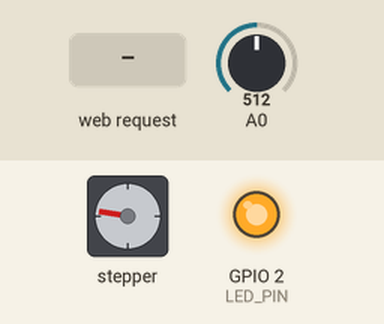
This sketch was run on a simulated ESP8266 (NodeMCU). Parts: stepper motor, output pins drawn as LEDs (lit = HIGH). The test bench sets the inputs (shaded band); at power-on: A0 = 512. Storage starts empty; stepper angles assume 200 steps per turn; what the sketch prints to the serial monitor is not drawn.

Above: at 1.3 s.
1.4 s: A0 set to 1023
At 2.6 s:
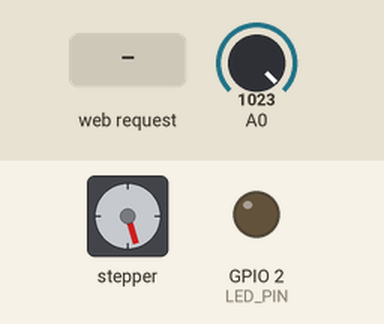
2.9 s: HTTP request GET /left received
At 3.05 s:
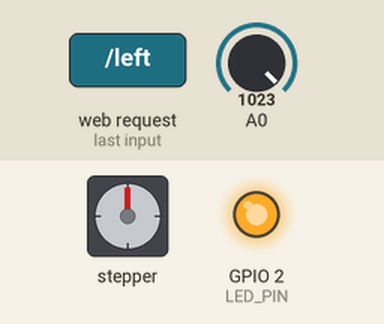
5.9 s: HTTP request GET /right received
At 6.3 s:
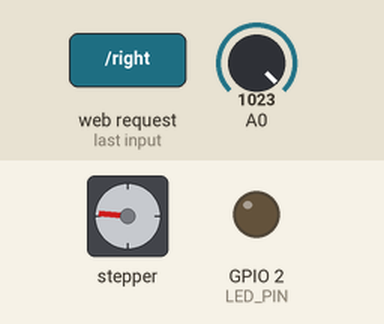
7.4 s: HTTP request GET /loop received
At 7.85 s:
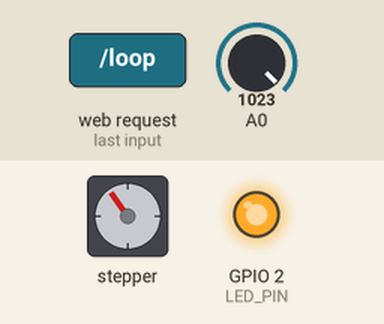
10.4 s: HTTP request GET / received
13.4 s: HTTP request GET /stop received
At 16.1 s:
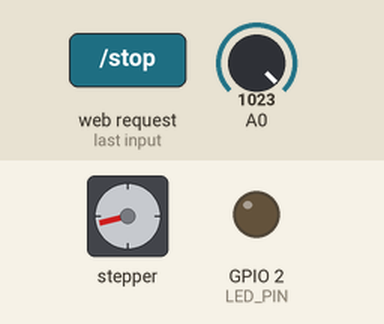
Timing chart, 0 to 17.4 s (numbered marks = the images above; inputs shaded):
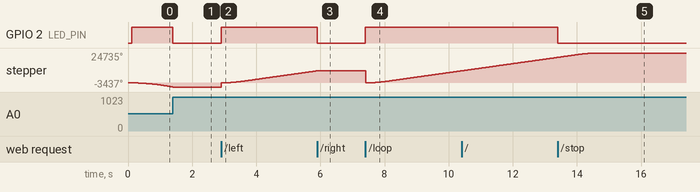

Measured:
- after the input at 1.4 s, GPIO 2 (LED_PIN): HIGH → LOW at once; stepper: stops changing and stays -3437°
- after the input at 2.9 s, GPIO 2 (LED_PIN): LOW → HIGH at once; stepper: keeps turning clockwise at about 4486°/s, starting at once
- after the input at 5.9 s, GPIO 2 (LED_PIN): HIGH → LOW at once
- after the input at 7.4 s, GPIO 2 (LED_PIN): LOW → HIGH at once; stepper: turns 9990° counter-clockwise in 0.00 s, then 9990° clockwise in 3.0 s
- after the input at 13.4 s, GPIO 2 (LED_PIN): HIGH → LOW at once
- by itself, stepper: keeps turning counter-clockwise at about 2731°/s

The sketch:

slider.ino
```cpp
#include <AccelStepper.h>
#include <FiniteStateMachine.h>
#include <ESP8266WiFi.h>
#include <ESP8266mDNS.h>
//#include <WiFiClient.h>
#include <ESP8266WebServer.h>
#include <FS.h>
#include <LinkedList.h>

AccelStepper stepper(1, 5, 4);

ESP8266WebServer server(80);


const int LED_PIN = LED_BUILTIN;
const int ENDSTOP_PIN = 12;
const long STEP_COUNT = 105000L;
int motorStatus = 0;
int motorSpeed = 4000;
int loopEnabled = 0;
int endstopStatus;
long currentPhotoTime;
int photoDelay = 0;
int photoCount = 0;

LinkedList<long> photoStepList = LinkedList<long>();


void idleUpdate();
void errorEnter();
void initUpdate();
void stopUpdate();
void leftEnter();
void leftUpdate();
void findHomeEnter();
void findHomeUpdate();
void homeEnter();
void homeUpdate();
void loopEnter();
void loopUpdate();
void calculatePhotoLoopUpdate();
void photoLoopEnter();
void photoLoopUpdate();
void photoEnter();
void photoUpdate();


State idleState = State(idleUpdate);  //no operation
State errorState = State(errorEnter, NULL, NULL);
State initState = State(initUpdate);
State stopState = State(stopUpdate);
State leftState = State(leftEnter, leftUpdate, NULL);
State findHomeState = State(findHomeEnter, findHomeUpdate, NULL);
State homeState = State(homeEnter, homeUpdate, NULL);
State loopState = State(loopEnter, loopUpdate, NULL);
State calculatePhotoLoopState = State(calculatePhotoLoopUpdate);
State photoLoopState = State(photoLoopEnter, photoLoopUpdate, NULL);
State photoState = State(photoEnter, photoUpdate, NULL);
FSM stateMachine = FSM(initState);


void setup() {
  pinMode(LED_PIN, OUTPUT);     // Initialize the LED_BUILTIN pin as an output
  pinMode(ENDSTOP_PIN, INPUT);

  Serial.begin(115200);
  delay(100);

  // We start by connecting to a WiFi network

  Serial.println();
  Serial.println();

  Serial.println("Start");


}

// the loop function runs over and over again forever
void loop() {
  stateMachine.update();
  stepper.run();
  server.handleClient();

  endstopStatus = analogRead(ENDSTOP_PIN);

}


///////////////////////////
// callback functions
///////////////////////////
void rootCallback() {
  // Just serve the index page from SPIFFS when asked for
  File index = SPIFFS.open("/index.html", "r");
  server.streamFile(index, "text/html");
  index.close();
}


// A function which sends the LED status back to the client
void sendStatusCallback() {
  if (motorStatus == 1) {
    server.send(200, "text/plain", "RUN");
  }
  else {
    server.send(200, "text/plain", "STOP");
  }
}


void stopCallback() {
  stateMachine.transitionTo(stopState);
  motorStatus = 0;
  loopEnabled = 0;
  sendStatusCallback();
}


void leftCallback() {
  stateMachine.transitionTo(leftState);
  motorStatus = 1;
  loopEnabled = 0;
  sendStatusCallback();
}

void rightCallback() {
  stateMachine.transitionTo(homeState);
  motorStatus = 1;
  loopEnabled = 0;
  sendStatusCallback();
}

void homeCallback() {
  stateMachine.transitionTo(homeState);
  motorStatus = 1;
  loopEnabled = 0;
  sendStatusCallback();
}

void loopCallback() {
  stateMachine.transitionTo(homeState);
  motorStatus = 1;
  loopEnabled = 1;
  sendStatusCallback();
}

void settingsCallback() {
  //stateMachine.transitionTo(homeState);
  //motorStatus = 1;
  Serial.println("Settings");
  if (server.hasArg("speed")) {
    motorSpeed = server.arg("speed").toInt();
  }
  if (server.hasArg("photoDelay")) {
    photoDelay = server.arg("photoDelay").toInt();
  }
  if (server.hasArg("photoCount")) {
    photoCount = server.arg("photoCount").toInt();
  }

  Serial.print("Motor speed:");
  Serial.println(motorSpeed);
  Serial.print("Photo delay:");
  Serial.println(photoDelay);
  Serial.print("Photo count:");
  Serial.println(photoCount);
  stepper.setMaxSpeed(motorSpeed);
  sendStatusCallback();
}


//////////////////////////////////
//state functions
//////////////////////////////////

void initUpdate() {

  Serial.println("Init.");
  Serial.println("Init stepper.");
  //Stepper
  stepper.setMaxSpeed(motorSpeed);
  stepper.setAcceleration(4000);
  //stepper.setSpeed(motorSpeed);
  Serial.print("Speed:");
  Serial.println(motorSpeed);

  Serial.println("Init FS.");
  //FS
  SPIFFS.begin();

  Serial.println("Init Wifi.");
  //WIFI
  WiFi.mode(WIFI_AP);

  // Do a little work to get a unique-ish name. Append the
  // last two bytes of the MAC (HEX'd) to "Thing-":
  uint8_t mac[WL_MAC_ADDR_LENGTH];
  WiFi.softAPmacAddress(mac);
  String macID = String(mac[WL_MAC_ADDR_LENGTH - 2], HEX) +
                 String(mac[WL_MAC_ADDR_LENGTH - 1], HEX);
  macID.toUpperCase();
  String AP_NameString = "Slider " + macID;

  char AP_NameChar[AP_NameString.length() + 1];
  memset(AP_NameChar, 0, AP_NameString.length() + 1);

  for (int i = 0; i < AP_NameString.length(); i++)
    AP_NameChar[i] = AP_NameString.charAt(i);

  WiFi.softAP(AP_NameChar, NULL);

  Serial.println("Start WIFI AP.");

  Serial.print("IP address: ");
  Serial.println(WiFi.localIP());


  if (!MDNS.begin("s")) {
    Serial.println("Error setting up MDNS responder!");
    stateMachine.transitionTo(errorState);

    return;

  }
  Serial.println("mDNS responder started");

  // Start TCP (HTTP) server

  server.on("/", rootCallback);
  // Handlers for various user-triggered events
  server.on("/stop", stopCallback);
  server.on("/left", leftCallback);
  server.on("/right", rightCallback);
  server.on("/home", homeCallback);
  server.on("/loop", loopCallback);
  server.on("/settings", settingsCallback);
  server.on("/status", sendStatusCallback);

  server.begin();
  Serial.println("TCP server started");

  // Add service to MDNS-SD
  MDNS.addService("http", "tcp", 80);

  stateMachine.transitionTo(findHomeState);
  //stateMachine.transitionTo(idleState);

}


void stopUpdate() {

  Serial.println("Motor stop");
  motorStatus = 0;
  digitalWrite(LED_PIN, LOW);
  stepper.stop();
  stateMachine.transitionTo(idleState);

}


void leftEnter() {
  Serial.println("Motor left start");
  motorStatus = 1;
  digitalWrite(LED_PIN, HIGH);

  stepper.moveTo(STEP_COUNT);

}

void leftUpdate() {
  if (stepper.targetPosition() == stepper.currentPosition()) {
    stateMachine.transitionTo(stopState);
  }
}


void findHomeEnter() {
  Serial.println("Find home");
  motorStatus = 1;
  digitalWrite(LED_PIN, HIGH);

  stepper.moveTo(-2 * STEP_COUNT);
}

void findHomeUpdate() {

  Serial.println(endstopStatus);

  if (endstopStatus == 1023) {
    stepper.stop();
    stepper.setCurrentPosition(0);
    stateMachine.transitionTo(stopState);

  }

}


void homeEnter() {
  Serial.println("Go home");
  motorStatus = 1;
  digitalWrite(LED_PIN, HIGH);

  stepper.moveTo(0);
}

void homeUpdate() {

  if (endstopStatus == 1023) {
    stepper.setCurrentPosition(0);
  }

  if (stepper.targetPosition() == stepper.currentPosition()) {
    if (loopEnabled == 1) {

      if (photoDelay != 0 && photoCount != 0) {
        stateMachine.transitionTo(calculatePhotoLoopState);
      } else {
        stateMachine.transitionTo(loopState);
      }
    } else {
      stateMachine.transitionTo(stopState);
    }
  }

}


void loopEnter() {
  Serial.println("Loop");
  motorStatus = 1;
  digitalWrite(LED_PIN, HIGH);

  stepper.moveTo(STEP_COUNT);
}

void loopUpdate() {

  if (stepper.targetPosition() == stepper.currentPosition()) {
    //stepper.stop();
    loopEnabled = 0;
    stateMachine.transitionTo(homeState);
  }

}


void calculatePhotoLoopUpdate() {
  Serial.println("Calculate steps for photo loop.");
  photoStepList.clear();
  for (int i = 0; i < photoCount; i++) {
    photoStepList.add(STEP_COUNT / photoCount * (i));
  }
  stateMachine.transitionTo(photoLoopState);
}


void photoLoopEnter() {
  Serial.println("Photo Loop");

  stepper.moveTo(photoStepList.get(0));
}

void photoLoopUpdate() {

  if (stepper.targetPosition() == stepper.currentPosition()) {
    photoStepList.shift();
    stateMachine.transitionTo(photoState);

  }
}

void photoEnter() {
  Serial.println("Photo");

  currentPhotoTime = millis();
}

void photoUpdate() {

  if (millis() - currentPhotoTime >= photoDelay * 1000) {

    if (photoStepList.size() == 0) {
      stateMachine.transitionTo(homeState);
      loopEnabled = 0;
    } else {
      stateMachine.transitionTo(photoLoopState);
    }


  }
}


void idleUpdate() {

  //Serial.println(digitalRead(12));

  //delay(300);

}


void errorEnter() {

  Serial.println("Error.");

}
```
